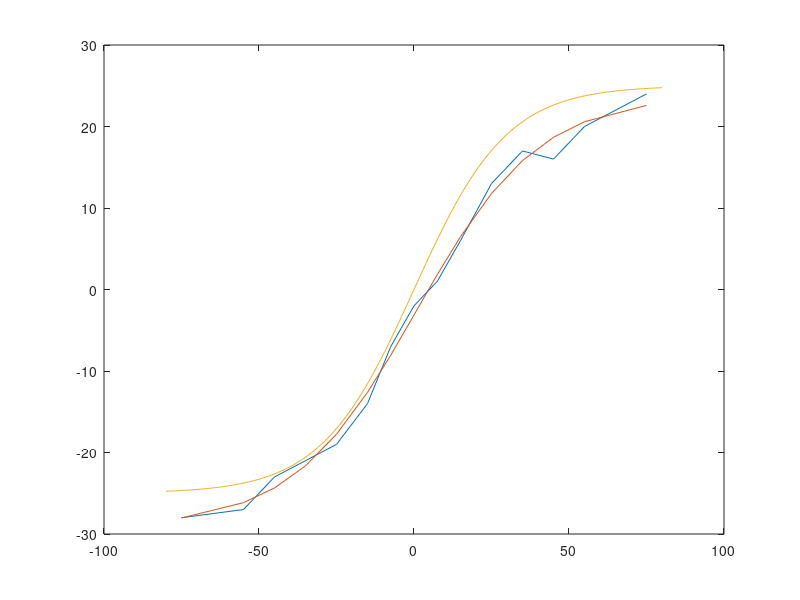

The MATLAB source for this figure: (Note: this script raises an error after producing the figure.)
figure(1); clf;
%from Fang 2015
y=[-28 -27 -23 -21 -19 -14 -7 -2 1 6 13 17 16 20 24]
%   1   2    3  4   5   6   7  8  9 10 11 12 13 14 15
%y=[-25 -25 -20 -15 -10 -5 -2  0  2  5 10 15 20 25 25]

x1=[ -(90+60)/2 -(60+50)/2 -(50+40)/2 -(40+30)/2 -(30+20)/2 -(20+10)/2 -(10+5)/2 ];
x=[x1 0 -fliplr(x1)]
plot(x,y);
hold on

%x = -80:80;
%y = erf(-8:.1:8)*20;
%plot(x,y)

%a=.10;
%c=0;
%y = (sigmf(x,[a c])-0.5)*40;
%plot(x,y)
a =          53;
b =     0.05034;
c =       58.37;
d =      0.6682;
fy=(a./( 1+ exp(-b*(x-d))))-0.5*c;
plot(x,fy)


%hand tuned
in_data=-80:80
fx1=(((2./(1+exp(-2*in_data/30)))+1)-2)*25;
plot(in_data, fx1)


eye_ang_x-30
eye_ang_x-20

plot( (2./(1+exp(-2*x)))+1 ,'*')
